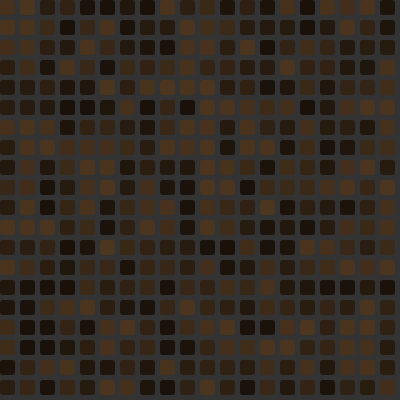
Frame 1 (no input)
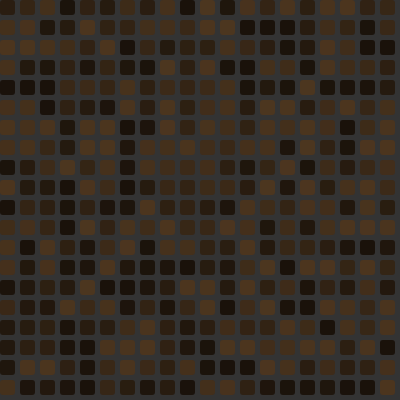
Frame 60 (no input)
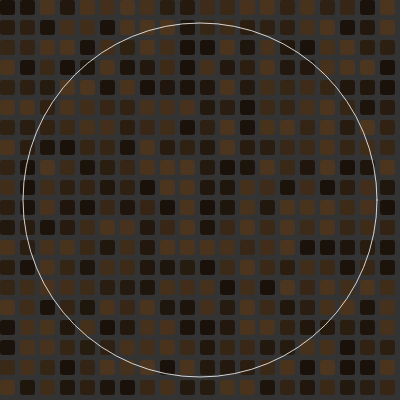
Frame 120 (the mouse pressed at the canvas centre since frame 60)

The p5.js sketch that drew these frames (run headless with seeded random() and noise() and a simulated clock; from frame 60 on, the mouse is pressed at the canvas centre):

// p5.js sketch
// ── sketch.js
let squares = [];
let wave;
let pulseOffset = 0;

function setup() {
  createCanvas(400, 400);
  colorMode(HSB, 360, 100, 100, 1);
  background(20);

  let gridSize = 20;
  let squareSize = 15;

  for (let y = 0; y < height; y += gridSize) {
    for (let x = 0; x < width; x += gridSize) {
      squares.push({
        x: x + squareSize / 2,
        y: y + squareSize / 2,
        size: squareSize,
        pulse: random(100),
        active: false,
        flash: 0
      });
    }
  }

  wave = {
    x: width / 2,
    y: height / 2,
    radius: 0,
    maxRadius: max(width, height) * 1.5,
    speed: 3,
    active: false
  };
}

function draw() {
  background(20);

  // Update pulse offset for breathing effect
  pulseOffset += 0.02;

  // Draw squares
  for (let square of squares) {
    let pulse = sin(pulseOffset + square.pulse) * 0.5 + 0.5;
    let brightness = 10 + pulse * 20;
    let hue = 30; // Warm orange hue
    fill(hue, 60, brightness, 1);
    noStroke();
    rect(square.x - square.size / 2, square.y - square.size / 2, square.size, square.size, 3);
  }

  // Draw wave if active
  if (wave.active) {
    stroke(255, 0.8);
    noFill();
    ellipse(wave.x, wave.y, wave.radius * 2);
    wave.radius += wave.speed;
    if (wave.radius > wave.maxRadius) {
      wave.active = false;
    }
  }
}

function mousePressed() {
  wave.active = true;
  wave.x = mouseX;
  wave.y = mouseY;
  wave.radius = 0;

  // Activate squares near the click
  for (let square of squares) {
    let d = dist(mouseX, mouseY, square.x, square.y);
    if (d < 100) {
      square.active = true;
      square.flash = map(d, 0, 100, 1, 0);
    }
  }
}

function mouseReleased() {
  // Reset square states
  for (let square of squares) {
    square.active = false;
    square.flash = 0;
  }
}
